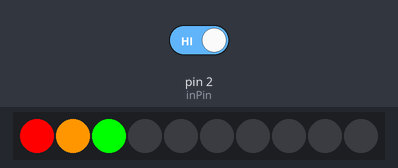
A sketch run on a simulated Arduino Uno, built with avr-gcc and run on an emulated ATmega328P. Parts: 10 RGB LEDs in strip order, left to right. The inputs (shaded band) are chosen by the test bench; at power-on: pin 2 (inPin) HIGH.

Above: at 1.27 s.
1.3 s: pin 2 (inPin) driven LOW
At 2.4 s:
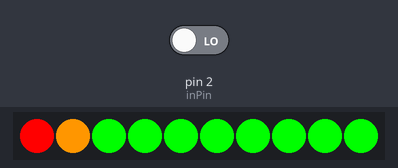
2.8 s: pin 2 (inPin) driven HIGH
At 2.85 s:
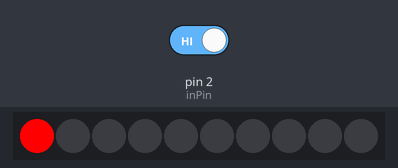
At 3.97 s:
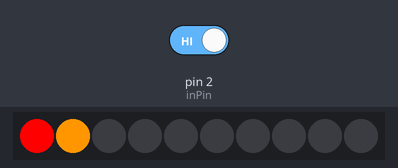

Measured:
- after the input at 2.8 s, the LEDs: change at once (image 2)

The sketch:

sketch_mar06a.ino
```cpp
#include <Grove_LED_Bar.h>
Grove_LED_Bar bar(9, 8, 0);
int inPin = 2;
int val = 0;
int bits = 0x1;

void setup() {
  // put your setup code here, to run once:
  bar.begin();
  pinMode(inPin, INPUT);
}

void loop() {
  // put your main code here, to run repeatedly:

  while(val==0){
    bar.setBits(0x3ff);
    val = digitalRead(inPin);
  }
  for(int i=1; i<=10; i++){
    bits = pow(2,i) - 1;
    bar.setBits(bits);
    delay(100);
    val = digitalRead(inPin);
    if(val==0)
      break;
  }
  bits = 0x1;
}
```
